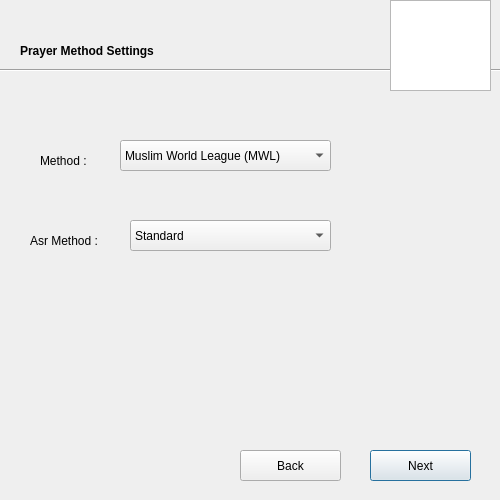
<?xml version="1.0" encoding="UTF-8"?>
<ui version="4.0">
 <class>PrayerMethod</class>
 <widget class="QDialog" name="PrayerMethod">
  <property name="geometry">
   <rect>
    <x>0</x>
    <y>0</y>
    <width>500</width>
    <height>500</height>
   </rect>
  </property>
  <property name="windowTitle">
   <string>Dialog</string>
  </property>
  <widget class="Line" name="line">
   <property name="geometry">
    <rect>
     <x>0</x>
     <y>60</y>
     <width>671</width>
     <height>20</height>
    </rect>
   </property>
   <property name="orientation">
    <enum>Qt::Horizontal</enum>
   </property>
  </widget>
  <widget class="QLabel" name="WelcomeLabelText">
   <property name="geometry">
    <rect>
     <x>20</x>
     <y>40</y>
     <width>331</width>
     <height>21</height>
    </rect>
   </property>
   <property name="font">
    <font>
     <weight>75</weight>
     <bold>true</bold>
    </font>
   </property>
   <property name="text">
    <string>Prayer Method Settings</string>
   </property>
  </widget>
  <widget class="QLabel" name="LabelMethod">
   <property name="geometry">
    <rect>
     <x>40</x>
     <y>150</y>
     <width>67</width>
     <height>21</height>
    </rect>
   </property>
   <property name="text">
    <string>Method :</string>
   </property>
  </widget>
  <widget class="QComboBox" name="MethodComboBox">
   <property name="geometry">
    <rect>
     <x>120</x>
     <y>140</y>
     <width>211</width>
     <height>31</height>
    </rect>
   </property>
   <item>
    <property name="text">
     <string>Muslim World League (MWL)</string>
    </property>
   </item>
   <item>
    <property name="text">
     <string>Diyanet</string>
    </property>
   </item>
   <item>
    <property name="text">
     <string>Islamic Society of North America (ISNA)</string>
    </property>
   </item>
   <item>
    <property name="text">
     <string>Egyptian General Authority of Survey</string>
    </property>
   </item>
   <item>
    <property name="text">
     <string>Umm al-Qura University</string>
    </property>
   </item>
   <item>
    <property name="text">
     <string>University of Islamic Sciences </string>
    </property>
   </item>
   <item>
    <property name="text">
     <string>Jafarii</string>
    </property>
   </item>
   <item>
    <property name="text">
     <string>Database</string>
    </property>
   </item>
  </widget>
  <widget class="QLabel" name="LabelAsr">
   <property name="geometry">
    <rect>
     <x>30</x>
     <y>230</y>
     <width>91</width>
     <height>21</height>
    </rect>
   </property>
   <property name="text">
    <string>Asr Method :</string>
   </property>
  </widget>
  <widget class="QComboBox" name="AsrComBox">
   <property name="geometry">
    <rect>
     <x>130</x>
     <y>220</y>
     <width>201</width>
     <height>31</height>
    </rect>
   </property>
   <item>
    <property name="text">
     <string>Standard</string>
    </property>
   </item>
   <item>
    <property name="text">
     <string>Hanafi</string>
    </property>
   </item>
  </widget>
  <widget class="QPushButton" name="Next">
   <property name="geometry">
    <rect>
     <x>370</x>
     <y>450</y>
     <width>101</width>
     <height>31</height>
    </rect>
   </property>
   <property name="text">
    <string>Next</string>
   </property>
  </widget>
  <widget class="QGraphicsView" name="graphicsView">
   <property name="geometry">
    <rect>
     <x>390</x>
     <y>0</y>
     <width>101</width>
     <height>91</height>
    </rect>
   </property>
   <property name="styleSheet">
    <string notr="true">border-image: url(:/Languages/build-MyMosqu-Desktop-Debug/Untitled-1.png);</string>
   </property>
  </widget>
  <widget class="QPushButton" name="BackPush">
   <property name="geometry">
    <rect>
     <x>240</x>
     <y>450</y>
     <width>101</width>
     <height>31</height>
    </rect>
   </property>
   <property name="text">
    <string>Back</string>
   </property>
  </widget>
 </widget>
 <resources/>
 <connections/>
</ui>
